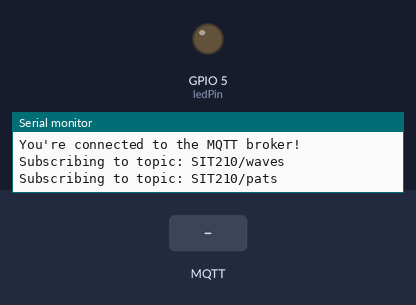
This sketch was run on a simulated ESP8266 (NodeMCU). Shown: output pins drawn as LEDs (lit = HIGH), the last lines printed to the serial monitor. The inputs (shaded band) are chosen by the test bench. WiFi joins after 1.5 s; servers stay silent unless stated; no MQTT or app messages arrive unless stated.

Above: at 6.3 s.
6.4 s: MQTT message "1" arrives on the first subscribed topic
At 6.8 s:
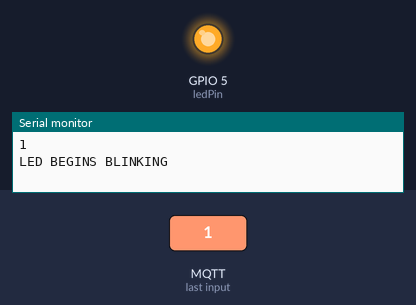
Timing chart, 0 to 13.6 s (numbered marks = the images above; inputs shaded):
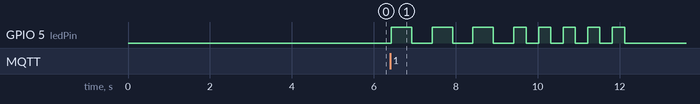

Measured:
- after the input at 6.4 s, GPIO 5 (ledPin): goes 3 × (HIGH 0.50 s, LOW 0.50 s), 4 × (HIGH 0.30 s, LOW 0.30 s), HIGH 0.30 s, then LOW, starting at once

The sketch:

sketch_sep7c_receive.ino
```cpp
#include <ArduinoMqttClient.h>

#if defined(ARDUINO_SAMD_MKRWIFI1010) || defined(ARDUINO_SAMD_NANO_33_IOT) || defined(ARDUINO_AVR_UNO_WIFI_REV2)
#include <WiFiNINA.h>
#elif defined(ARDUINO_SAMD_MKR1000)
#include <WiFi101.h>
#elif defined(ARDUINO_ARCH_ESP8266)
#include <ESP8266WiFi.h>
#elif defined(ARDUINO_ARCH_ESP32)
#include <WiFi.h>
#endif

// Network credentials
char wifiSSID[] = "iPhone";
char wifiPassword[] = "Pitam@2217";

int ledPin = 5;

// MQTT setup
WiFiSSLClient wifiClient;
MqttClient mqttClient(wifiClient);

const char broker[] = "mqtt-dashboard.com";
int brokerPort = 8883;
const char mqttTopic1[] = "SIT210/waves";
const char mqttTopic2[] = "SIT210/pats";

// Function to connect to WiFi
void connectToWiFi() {
  Serial.print("Attempting to connect to WPA SSID: ");
  Serial.println(wifiSSID);

  while (WiFi.begin(wifiSSID, wifiPassword) != WL_CONNECTED) {
    Serial.print(".");
    delay(5000);
  }

  Serial.println("You're connected to the network");
  Serial.println();
}

// Function to connect to the MQTT broker
void connectToMQTTBroker() {
  Serial.print("Attempting to connect to the MQTT broker: ");
  Serial.println(broker);

  if (!mqttClient.connect(broker, brokerPort)) {
    Serial.print("MQTT connection failed! Error code = ");
    Serial.println(mqttClient.connectError());
    while (1);
  }

  Serial.println("You're connected to the MQTT broker!");
  Serial.println();
}

// Function to subscribe to the MQTT topic
void subscribeToTopic1() {
  Serial.print("Subscribing to topic: ");
  Serial.println(mqttTopic1);
  Serial.println();
  mqttClient.subscribe(mqttTopic1);
}
// Function to subscribe to the MQTT topic
void subscribeToTopic2() {
  Serial.print("Subscribing to topic: ");
  Serial.println(mqttTopic2);
  Serial.println();
  mqttClient.subscribe(mqttTopic2);
}

// Function to handle incoming MQTT messages
void handleIncomingMessage() {
  int messageSize = mqttClient.parseMessage();
  if (messageSize) {
    Serial.print("Message received with topic '");
    Serial.print(mqttClient.messageTopic());
    Serial.print("', length ");
    Serial.print(messageSize);
    Serial.println(" bytes:");

    while (mqttClient.available()) {
      Serial.print((char)mqttClient.read());
    }

    Serial.println();
    Serial.println("LED BEGINS BLINKING");

    if(mqttTopic1)
    {
      // Blink the LED
      for (int i = 0; i < 3; i++)
      {
      digitalWrite(ledPin, HIGH);
      delay(500);
      digitalWrite(ledPin, LOW);
      delay(500);
      }
    }
    if(mqttTopic2)
    {
      // Blink the LED
      for (int i = 0; i < 5; i++)
      {
      digitalWrite(ledPin, HIGH);
      delay(300);
      digitalWrite(ledPin, LOW);
      delay(300);
      }
    }


    Serial.println();
  }
}

void setup() {
  Serial.begin(9600);
  pinMode(ledPin, OUTPUT);

  while (!Serial) {
    ;
  }

  connectToWiFi();
  connectToMQTTBroker();
  subscribeToTopic1();
  subscribeToTopic2();
}

void loop() {
  handleIncomingMessage();
}
```
